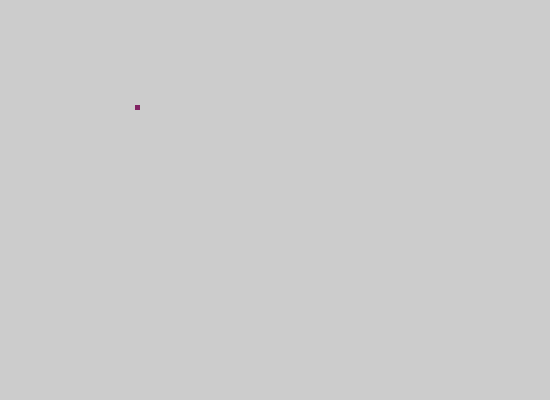
Frame 1 (no input)
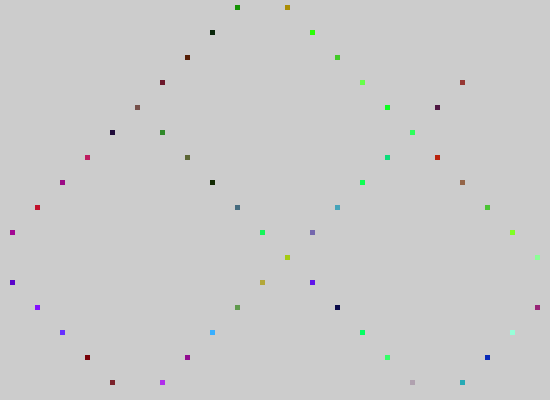
Frame 60 (the mouse pressed at the canvas centre just before this capture)
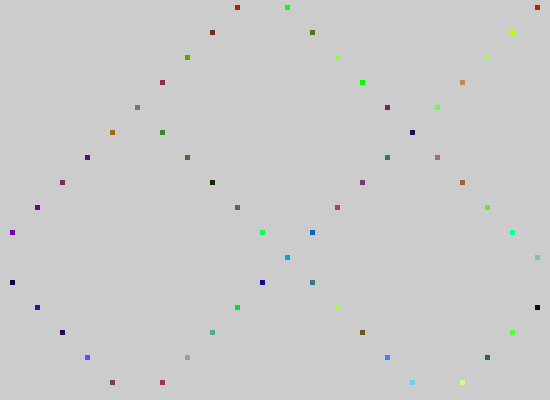
Frame 120 (the mouse held since frame 60 and released just before this capture)

The Processing sketch that drew these frames (run headless with seeded random() and noise(); from frame 60 on, the mouse is pressed at the canvas centre):

// Processing sketch: check
// ── check.pde
/**
 * Bounce. 
 * 
 * When the shape hits the edge of the window, it reverses its direction. 
 */
 
int rad = 5;        // Width of the shape
float xpos, ypos;    // Starting position of shape    

float xspeed = 5;  // Speed of the shape
float yspeed = 5;  // Speed of the shape

int xdirection = 5;  // Left or Right
int ydirection = 5;  // Top to Bottom


void setup() 
{
  size(550,400);
  noStroke();
  frameRate(30);
  ellipseMode(RADIUS);
  // Set the starting position of the shape
  xpos = width/5;
  ypos = height/5;
}

void draw() 
{
  //background(102,xpos,ypos);
  
  // Update the position of the shape
  xpos = xpos + ( xspeed * xdirection );
  ypos = ypos + ( yspeed * ydirection );
  
  // Test to see if the shape exceeds the boundaries of the screen
  // If it does, reverse its direction by multiplying by -1
  if (xpos > width-rad || xpos < rad) {
    xdirection *= -1;
  }
  if (ypos > height-rad || ypos < rad) {
    ydirection *= -1;
  }

  // Draw the shape
  fill(random(200),random(xpos),random(ypos));
  rect(xpos, ypos, rad, rad);
}
